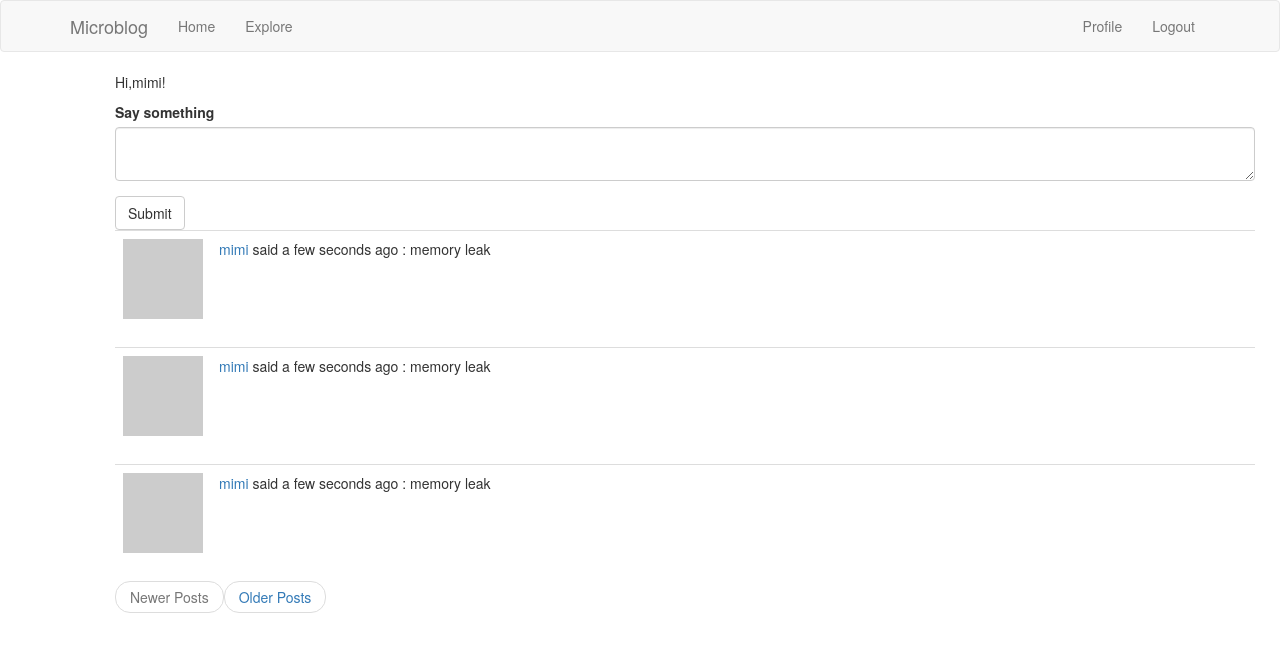
Page /index?page=2 (signed in) on the committed database.
### app/models.py (models this page shows, shortened)
class User(db.Model, UserMixin):
    def avatar(self, size):
        digest = md5(self.email.lower().encode('utf-8')).hexdigest()
        return 'https://www.gravatar.com/avatar/{}?d=identicon&s={}'.format(digest, size)
    __tablename__ = 'user'
    id = db.Column(db.Integer, primary_key=True)
    name = db.Column(db.String(64), index=True, unique=True)
    email = db.Column(db.String(120), index=True, unique=True)
    password_hash = db.Column(db.String(128))
    about_me = db.Column(db.String(140))
    last_seen = db.Column(db.DateTime, default=datetime.utcnow)
    posts = db.relationship('Post', backref='author', lazy='dynamic',
                            primaryjoin=(Post.user_id == id)
                            )
    followed = db.relationship('User', secondary=followers,
                               primaryjoin=(followers.c.follower_id == id),
                               secondaryjoin=(followers.c.followed_id == id),
                               backref=db.backref('followers', lazy='dynamic'), lazy='dynamic'
                               )
    def followed_posts(self):
        followed = Post.query.join(
            followers, (followers.c.followed_id == Post.user_id)).filter(
            followers.c.follower_id == self.id)
        own = Post.query.filter_by(user_id=self.id)
        return followed.union(own).order_by(Post.timestamp.asc())

class Post(db.Model):
    __tablename__ = 'posts'
    id = db.Column(db.Integer, primary_key=True)
    body = db.Column(db.String(140))
    timestamp = db.Column(db.DateTime)
    user_id = db.Column(db.Integer, db.ForeignKey('user.id'))
    language = db.Column(db.String(5))

### app/views.py (the view, shortened to what this page needs)
@app.route('/', methods=['GET', 'POST'])
@app.route('/index', methods=['GET', 'POST'])
@login_required
def index():
    form = PostForm()
    page = request.args.get('page', 1, type=int)
    posts = current_user.followed_posts().paginate(page, app.config['POSTS_PER_PAGE'], False)
    if posts.has_next:
        next_url = url_for('index', page=posts.next_num)
    else:
        next_url = None
    if posts.has_prev:
        pre_url = url_for('index', page=posts.prev_num)
    else:
        pre_url = None
    return render_template('index.html', title='Home Page', post=posts, form=form,
                           next_url=next_url, pre_url=pre_url)

### app/form.py
class PostForm(FlaskForm):
    post = TextAreaField('Say something', validators=[DataRequired(), Length(min=1, max=400)])
    submit = SubmitField('Submit')

### app/models.py (called while the page is built)
@login.user_loader
def load_user(id):
    return User.query.get(int(id))

### app/views.py (called while the page is built)
@app.before_request
def before_request():
    if current_user.is_authenticated:
        current_user.last_seen = datetime.utcnow()
        db.session.commit()
    g.locale = str(get_locale())

### app/templates/index.html
{% extends "base.html"%}
{% import 'bootstrap/wtf.html' as wtf %}
{% block app_content %}
	<p>{{ _('Hi,%(username)s!', username=current_user.name) }} </p>
    {% if form %}
        {{ wtf.quick_form(form)}}
    {% endif %}
    <div id="post">
    {% for p in post.items %}
        {% include '_post.html' %}
    {% endfor %}
    <nav>
        <ul class="pager">
            <li class="previous{% if not prev_url %} disabled{% endif %}">
                {% if pre_url %}
                 <a href="{{ pre_url }}">Newer Posts</a>
                {% endif %}
            </li>
            <li class="previous{% if not next_url %} disabled{% endif %}">
                {% if next_url %}
                    <a href="{{ next_url }}">Older Posts</a>
                {% endif %}
            </li>
        </ul>
    </nav>
     </div>
{% endblock %}

### app/templates/_post.html (shortened to what this page needs)
<table class="table table-hover">
    <tr>
        <td width="70px"><img src="{{p.author.avatar(36)}}" alt=""></td>
        <td>
            {{ _('%(username)s said %(when)s',
            username=user_link, when=moment(p.timestamp).fromNow()) }}
            : <span id="post{{ p.id }}">{{p.body}}</span></td>
            <td>
            </td>
    </tr>
</table>

### rows in the picture
Post: body "memory leak"
Post: body "memory leak"
Post: body "memory leak"
